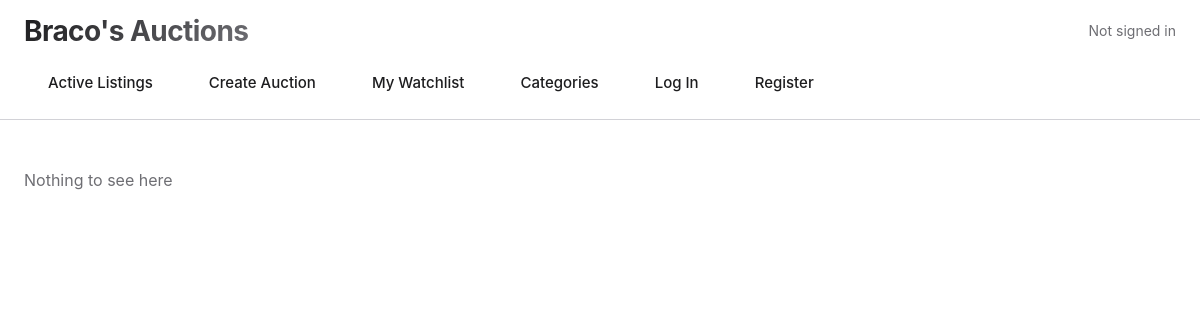
/categories, run on an earlier commit of the app's database.
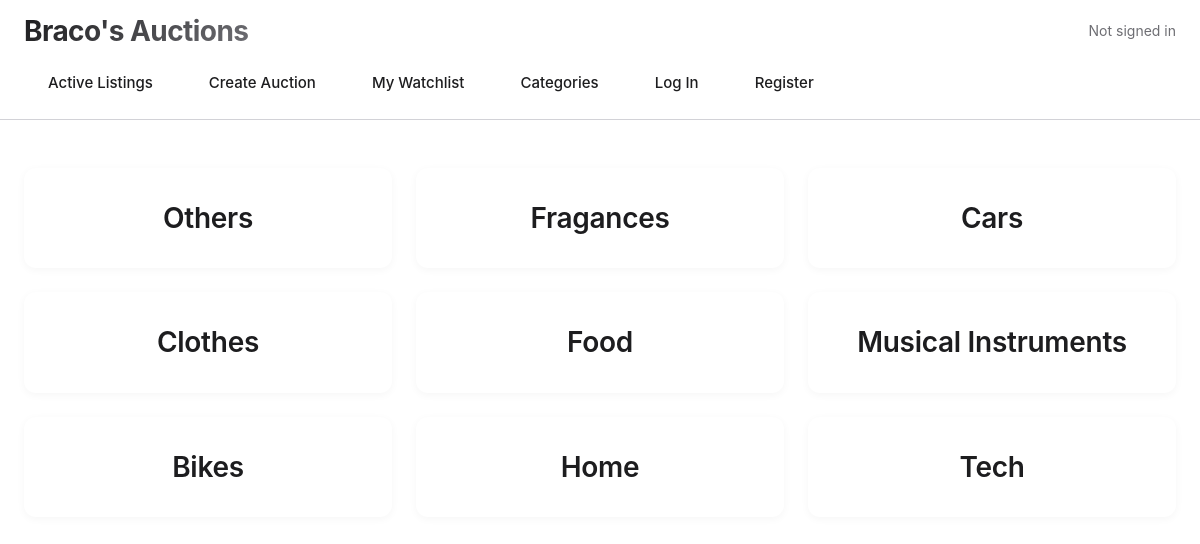
And on a later commit of the database.
### auctions/models.py (models this page shows, shortened)
class Category(models.Model):
    name = models.CharField(max_length=40, unique=True)

### auctions/views.py (the view)
# urls.py: path("categories", views.categories_view, name='categories'),
def categories_view(request):
    categories = Category.objects.all()
    return render(request, "auctions/categories.html", {
        "categories": categories
    })

### auctions/templates/auctions/categories.html
{% extends "auctions/layout.html" %}
{% block body %}
{% if categories %}
<div class='categories'>
{% for categorie in categories %}
    <a href="{% url 'category_detail' categorie.name %}">
        <h3>{{ categorie.name }}</h3>
    </a>
{% empty %}
    <p>No categories available</p>
{% endfor %}
</div>
{%else %}
<p>Nothing to see here</p>
{% endif %}
{% endblock %}

### auctions/templates/auctions/layout.html (shortened to what this page needs)
{% load static %}
<!DOCTYPE html>
<html lang="en">
    <head>
        <link href="{% static 'auctions/styles.css' %}" rel="stylesheet">
    </head>
    <body>
        <header>
            <div class="header-content">
                <div class="brand">
                    <h1>Braco's Auctions</h1>
                    <div class="user-status">
                        {% if user.is_authenticated %}
                            Signed in as <strong>{{ user.username }}</strong>
                        {% else %}
                            Not signed in
                        {% endif %}
                    </div>
                </div>
                <nav>
                    <ul class="nav">
                        <li class="nav-item">
                            <a class="nav-link" href="{% url 'index' %}">Active Listings</a>
                            <a class="nav-link" href="{% url 'create_product' %}">Create Auction</a>
                            <a class="nav-link" href="{% url 'display_watchlist' %}">My Watchlist</a>
                            <a class="nav-link" href="{% url 'categories' %}">Categories</a>
                        </li>
                        {% if user.is_authenticated %}
                            <li class="nav-item">
                                <a class="nav-link" href="{% url 'logout' %}">Log Out</a>
                            </li>
                        {% else %}
                            <li class="nav-item">
                                <a class="nav-link" href="{% url 'login' %}">Log In</a>
                                <a class="nav-link" href="{% url 'register' %}">Register</a>
                            </li>
                        {% endif %}
                    </ul>
                </nav>
            </div>
        </header>
        <main>
            {% block body %}
            {% endblock %}
        </main>
    </body>
</html>

### auctions/static/auctions/styles.css (style rules this page uses)
* { margin: 0; padding: 0; box-sizing: border-box; }
:root { --white: #ffffff; --off-white: #fafafa; --light-gray: #f5f5f7; --border-gray: #d2d2d7; --text-primary: #1d1d1f; --text-secondary: #6e6e73; --accent: #0071e3; --accent-hover: #0077ed; --success: #34c759; --warning: #ff9500; --error: #ff3b30; --shadow-sm: 0 2px 8px rgba(0, 0, 0, 0.04); --shadow-md: 0 4px 16px rgba(0, 0, 0, 0.08); --shadow-lg: 0 8px 32px rgba(0, 0, 0, 0.12); --space-xs: 0.5rem; --space-sm: 1rem; --space-md: 1.5rem; --space-lg: 2rem; --space-xl: 3rem; --space-2xl: 4rem; --radius-sm: 8px; --radius-md: 12px; --radius-lg: 18px; --radius-full: 9999px; --font-system: -apple-system, BlinkMacSystemFont, 'Segoe UI', 'Roboto', 'Helvetica', 'Arial', sans-serif; }
body { font-family: var(--font-system); background: var(--white); color: var(--text-primary); line-height: 1.6; -webkit-font-smoothing: antialiased; -moz-osx-font-smoothing: grayscale; }
h1 { font-size: clamp(2rem, 5vw, 3.5rem); font-weight: 700; letter-spacing: -0.02em; line-height: 1.1; color: var(--text-primary); }
h3 { font-size: clamp(1.25rem, 3vw, 1.75rem); font-weight: 600; letter-spacing: -0.01em; line-height: 1.3; color: var(--text-primary); }
a { color: var(--accent); text-decoration: none; transition: color 0.2s ease; }
header { position: sticky; top: 0; z-index: 100; background: rgba(255, 255, 255, 0.8); backdrop-filter: saturate(180%) blur(20px); border-bottom: 1px solid var(--border-gray); }
.header-content { max-width: 1400px; margin: 0 auto; padding: var(--space-sm) var(--space-md); }
.brand { display: flex; align-items: center; justify-content: space-between; margin-bottom: var(--space-sm); }
.brand h1 { font-size: 1.75rem; font-weight: 700; background: linear-gradient(135deg, var(--text-primary) 0%, var(--text-secondary) 100%); -webkit-background-clip: text; -webkit-text-fill-color: transparent; }
.user-status { font-size: 0.875rem; color: var(--text-secondary); }
.nav { display: flex; gap: var(--space-xs); list-style: none; flex-wrap: wrap; align-items: center; }
.nav-item { display: flex; gap: var(--space-xs); flex-wrap: wrap; }
.nav-link { display: inline-block; padding: var(--space-xs) var(--space-md); font-size: 0.9375rem; font-weight: 500; color: var(--text-primary); background: transparent; border-radius: var(--radius-full); transition: all 0.2s ease; white-space: nowrap; }
main { max-width: 1400px; margin: 0 auto; padding: var(--space-xl) var(--space-md); }
.categories { display: grid; grid-template-columns: repeat(auto-fill, minmax(280px, 1fr)); gap: var(--space-md); }
.categories h3 { padding: var(--space-lg); background: var(--white); border-radius: var(--radius-md); box-shadow: var(--shadow-sm); text-align: center; transition: all 0.2s ease; color: var(--text-primary); }
.categories a { color: inherit; }

What changed in the data, as far as the page shows it:
added Category: name "Others"
added Category: name "Fragances"
added Category: name "Cars"
added Category: name "Clothes"
added Category: name "Food"
added Category: name "Musical Instruments"
added Category: name "Bikes"
added Category: name "Home"
added Category: name "Tech"
Also different on the page:
text no longer shown: "Nothing to see here"
